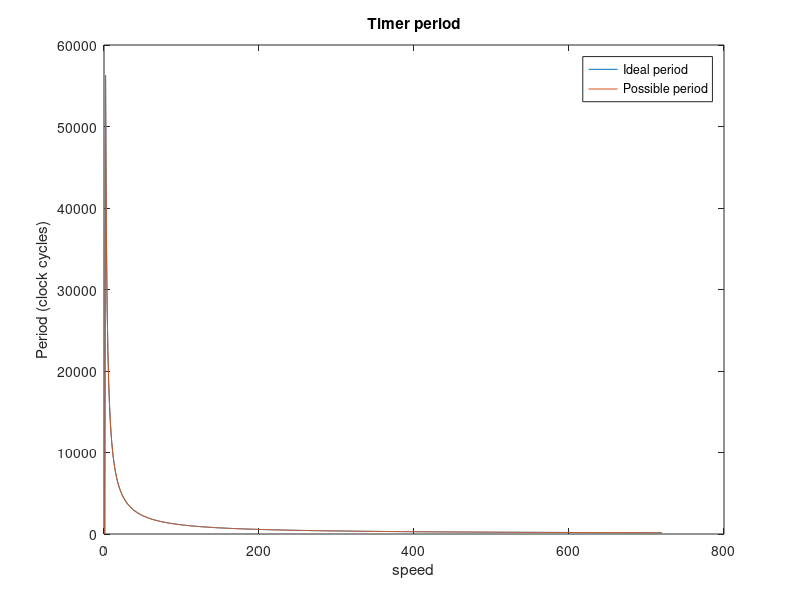
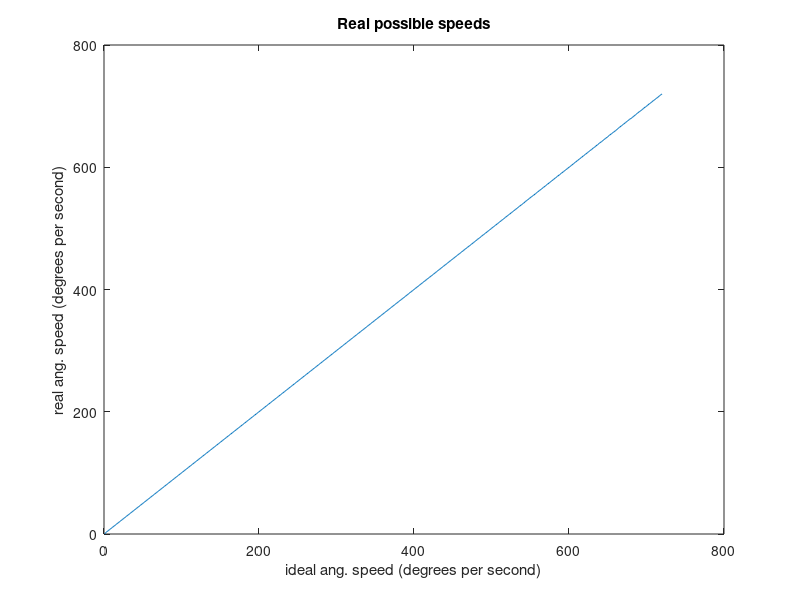

Here is the MATLAB script that generated these plots, in order:
close all; clear all;
DEFAULT_MS = 16;
FS_REVOLUTION = 200;
ideal_period = 0;
F_CPU = 16E6;
for speed = 2:720
    ideal_period(speed) = ((1E6*360)/(speed*DEFAULT_MS*FS_REVOLUTION)); %this is in microseconds
end
ideal_cycles = (F_CPU / 2000000) .* ideal_period;     %divide by 2 because the actual interruption just count at rising clock edge

real_cycles = ideal_cycles;
for i=1:15  %up to 15 degrees per second we must prescaler the timer by 8;
  real_cycles(i) = ideal_cycles(i)/8;
end
real_cycles = uint16(round(real_cycles)); %we will keep only the int part -> TRANSFER THIS TO THE PROGRAM

%calculating the real speed that will be apply to the motors
real_period = double(real_cycles)/(F_CPU / 2000000);
for i=1:15  %up to 15 degrees per second we must prescaler the timer by 8;
  real_period(i) = real_period(i)*8;
end

real_speed = ((1E6*360)./(double(real_period)*DEFAULT_MS*FS_REVOLUTION)); %this is in microseconds
real_speed(1) = 0;
% plot(cycles); hold on; plot(cycles_scaler);
figure(1);
plot(ideal_period); hold on; plot(real_period); 
title('Timer period');
legend('Ideal period','Possible period');xlabel('speed'); ylabel('Period (clock cycles)');
figure(2);
plot(real_speed); title('Real possible speeds'); 
xlabel('ideal ang. speed (degrees per second)');
ylabel('real ang. speed (degrees per second)');
